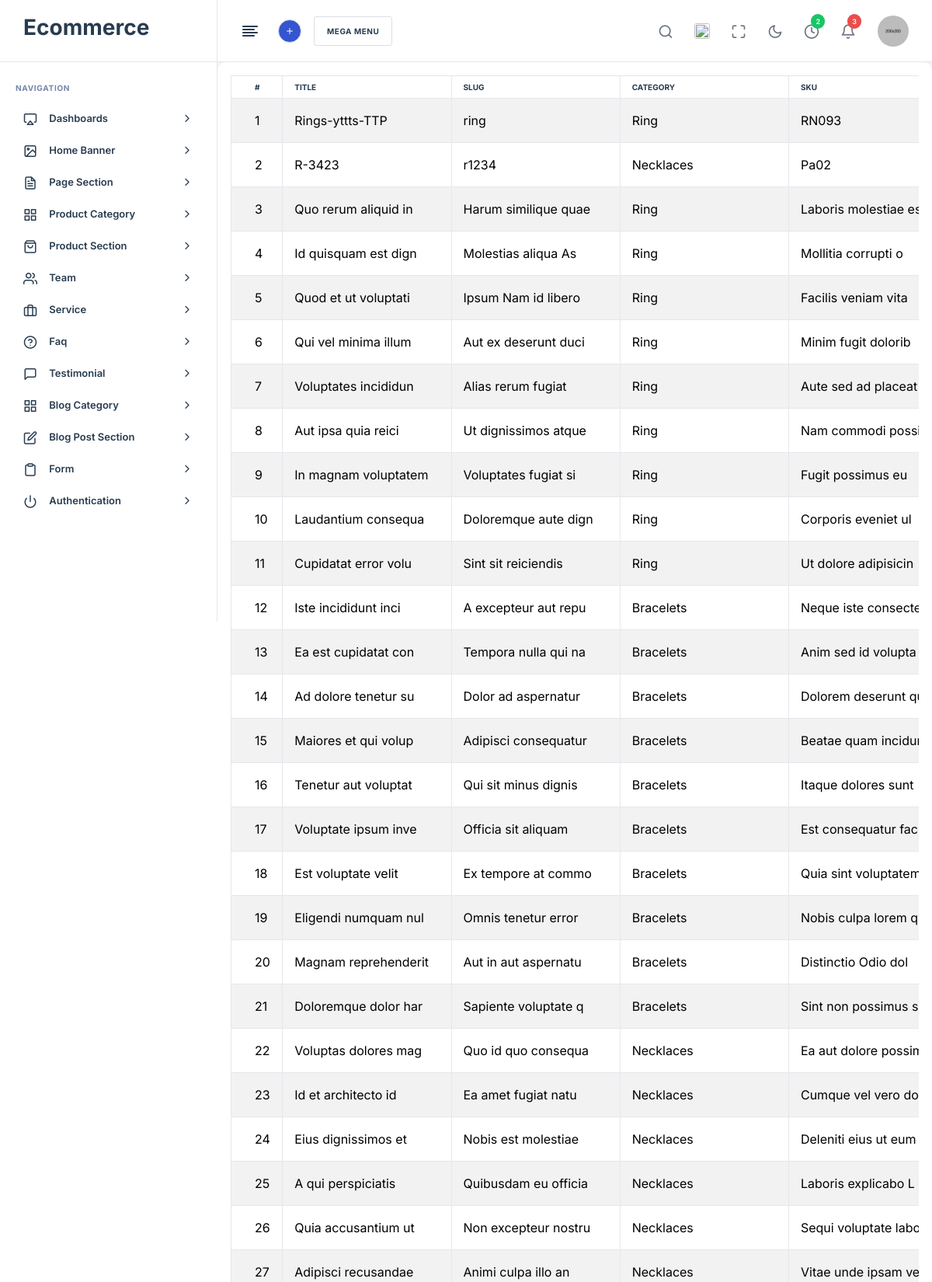
Screenshot of /admin/product-list.php (upper part) with the database file from the repository.
### tables this page shows
CREATE TABLE `product` (
  `id` int(11) NOT NULL,
  `add_date` bigint(20) NOT NULL,
  `product_title` varchar(256) NOT NULL,
  `product_sku` varchar(256) NOT NULL,
  `product_slug` varchar(256) NOT NULL,
  `product_price` int(55) NOT NULL,
  `product_short_des` longtext NOT NULL,
  `product_long_des` longtext NOT NULL,
  `product_qty` int(55) NOT NULL,
  `product_image` text NOT NULL,
  `category_id` varchar(12) NOT NULL,
  `product_sort_order` int(12) NOT NULL,
  `product_details` longtext NOT NULL,
  `product_additional_info` longtext NOT NULL,
  `status` enum('0','1') NOT NULL DEFAULT '1'
);

CREATE TABLE `category` (
  `id` int(11) NOT NULL,
  `category_slug` text NOT NULL,
  `category_name` varchar(255) NOT NULL,
  `date` bigint(22) NOT NULL,
  `category_link` varchar(255) NOT NULL,
  `parent_id` int(11) DEFAULT 0,
  `category_image` text NOT NULL,
  `status` enum('0','1') NOT NULL DEFAULT '1'
);

### admin/product-list.php (the view, shortened to what this page needs)
<?php
include('layout/header.php');
?>
<body>
    <main class="nxl-container">
        <div class="nxl-content ">
            <div class="main-content p-0">
                <div class="row">
                    <div class="col-lg-12">
                        <div class="card stretch stretch-full  ">
                          <div class="card-body">
    <div class="table-responsive mb-5">
        <table class="table table-bordered table-striped">
            <thead>
                <tr>
                    <th>#</th>
                    <th>Title</th>
                    <th>Slug</th>
                    <th>Category</th>
                    <th>SKU</th>
                </tr>
            </thead>
            <tbody>
            <?php
            $sql = "SELECT * FROM product";
            $result = mysqli_query($conn, $sql);
            if ($result && mysqli_num_rows($result) > 0) {
                while ($row = mysqli_fetch_array($result)) {
                    $fetch_dropdown = "SELECT * FROM category WHERE id = '{$row['category_id']}'";
                    $cat_query = mysqli_query($conn, $fetch_dropdown);
                    $result_category = $cat_query ? mysqli_fetch_assoc($cat_query) : null;
            ?>
                <tr>
                    <td><?php echo $row['id']; ?></td>
                    <td><?php echo $row['product_title']; ?></td>
                    <td><?php echo $row['product_slug']; ?></td>
                    <td><?php echo $result_category['category_name'] ?? ''; ?></td>
                    <td><?php echo $row['product_sku']; ?></td>
                </tr>
            <?php
                }
            } else {
            ?>
                <div class="alert alert-danger"><em>No records were found.</em></div>
            <?php
            }
            ?>
            </tbody>
        </table>
    </div>
</div>
                        </div>
                    </div>
                </div>
            </div>
        </div>

### rows the page displays
product: id "1", product_title "Rings-yttts-TTP", product_slug "ring", category.category_name "Ring", product_sku "RN093"
product: id "2", product_title "R-3423", product_slug "r1234", category.category_name "Necklaces", product_sku "Pa02"
product: id "3", product_title "Quo rerum aliquid in", product_slug "Harum similique quae", category.category_name "Ring", product_sku "Laboris molestiae…"
product: id "4", product_title "Id quisquam est dign", product_slug "Molestias aliqua As", category.category_name "Ring", product_sku "Mollitia corrupti o"
product: id "5", product_title "Quod et ut voluptati", product_slug "Ipsum Nam id libero", category.category_name "Ring", product_sku "Facilis veniam vita"
product: id "6", product_title "Qui vel minima illum", product_slug "Aut ex deserunt duci", category.category_name "Ring", product_sku "Minim fugit dolorib"
product: id "7", product_title "Voluptates incididun", product_slug "Alias rerum fugiat", category.category_name "Ring", product_sku "Aute sed ad placeat"
product: id "8", product_title "Aut ipsa quia reici", product_slug "Ut dignissimos atque", category.category_name "Ring", product_sku "Nam commodi…"
product: id "9", product_title "In magnam voluptatem", product_slug "Voluptates fugiat si", category.category_name "Ring", product_sku "Fugit possimus eu"
product: id "10", product_title "Laudantium consequa", product_slug "Doloremque aute dign", category.category_name "Ring", product_sku "Corporis eveniet ul"
product: id "11", product_title "Cupidatat error volu", product_slug "Sint sit reiciendis", category.category_name "Ring", product_sku "Ut dolore adipisicin"
product: id "12", product_title "Iste incididunt inci", product_slug "A excepteur aut repu", category.category_name "Bracelets", product_sku "Neque iste…"
product: id "13", product_title "Ea est cupidatat con", product_slug "Tempora nulla qui na", category.category_name "Bracelets", product_sku "Anim sed id volupta"
product: id "14", product_title "Ad dolore tenetur su", product_slug "Dolor ad aspernatur", category.category_name "Bracelets", product_sku "Dolorem deserunt…"
product: id "15", product_title "Maiores et qui volup", product_slug "Adipisci consequatur", category.category_name "Bracelets", product_sku "Beatae quam…"
product: id "16", product_title "Tenetur aut voluptat", product_slug "Qui sit minus dignis", category.category_name "Bracelets", product_sku "Itaque dolores sunt"
product: id "17", product_title "Voluptate ipsum inve", product_slug "Officia sit aliquam", category.category_name "Bracelets", product_sku "Est consequatur fac"
product: id "18", product_title "Est voluptate velit", product_slug "Ex tempore at commo", category.category_name "Bracelets", product_sku "Quia sint…"
product: id "19", product_title "Eligendi numquam nul", product_slug "Omnis tenetur error", category.category_name "Bracelets", product_sku "Nobis culpa lorem q"
product: id "20", product_title "Magnam reprehenderit", product_slug "Aut in aut aspernatu", category.category_name "Bracelets", product_sku "Distinctio Odio dol"
product: id "21", product_title "Doloremque dolor har", product_slug "Sapiente voluptate q", category.category_name "Bracelets", product_sku "Sint non possimus s"
product: id "22", product_title "Voluptas dolores mag", product_slug "Quo id quo consequa", category.category_name "Necklaces", product_sku "Ea aut dolore…"
product: id "23", product_title "Id et architecto id", product_slug "Ea amet fugiat natu", category.category_name "Necklaces", product_sku "Cumque vel vero…"
product: id "24", product_title "Eius dignissimos et", product_slug "Nobis est molestiae", category.category_name "Necklaces", product_sku "Deleniti eius ut eum"
product: id "25", product_title "A qui perspiciatis", product_slug "Quibusdam eu officia", category.category_name "Necklaces", product_sku "Laboris explicabo L"
product: id "26", product_title "Quia accusantium ut", product_slug "Non excepteur nostru", category.category_name "Necklaces", product_sku "Sequi voluptate…"
product: id "27", product_title "Adipisci recusandae", product_slug "Animi culpa illo an", category.category_name "Necklaces", product_sku "Vitae unde ipsam…"
